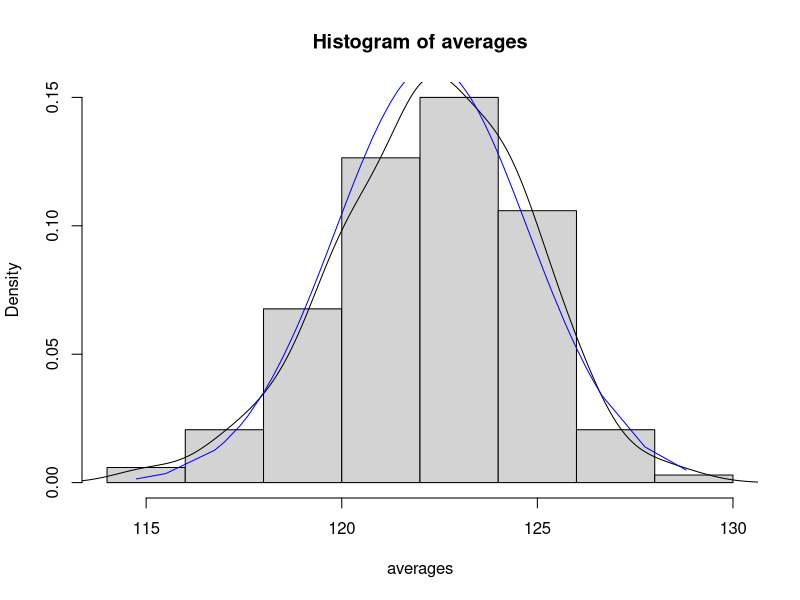
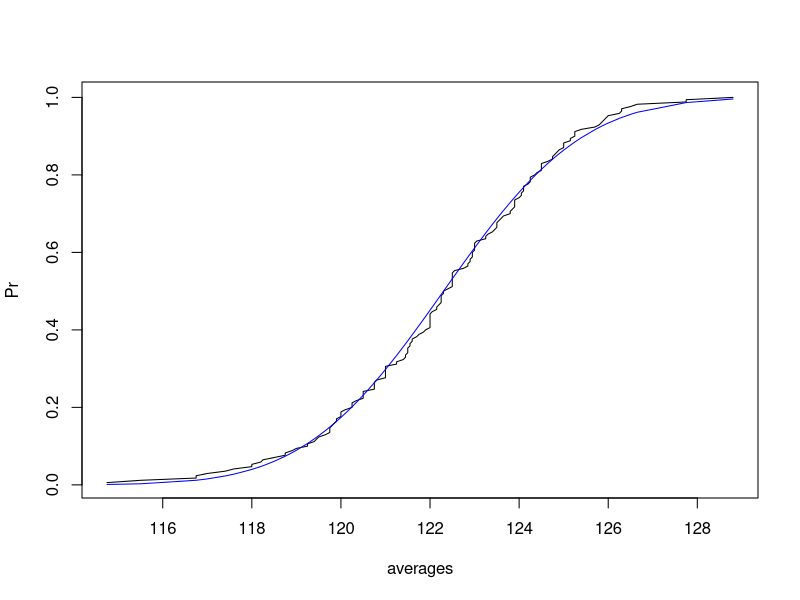
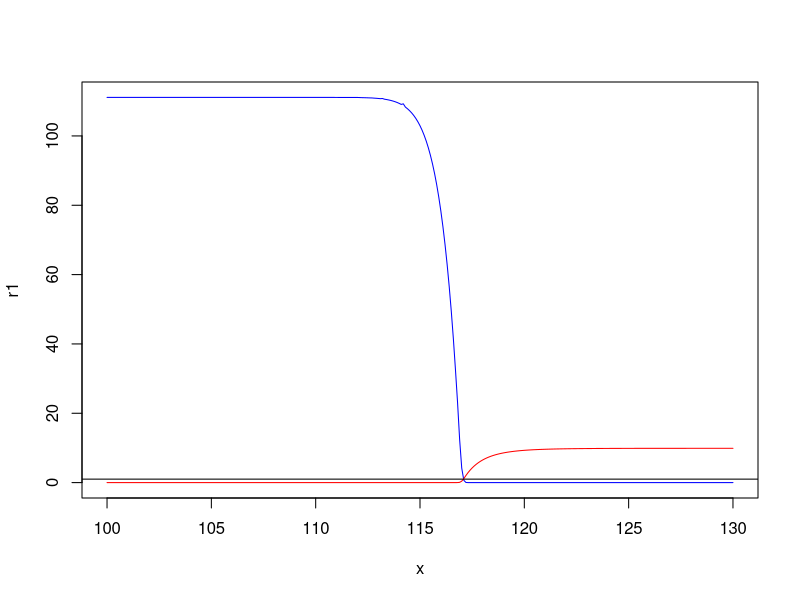

Reproduce these figures in R, in order.
## ---- chunk 1
rm(list=ls())
df <- read.csv("93.csv", dec = ',', sep = ';', header = F)

# df <- df[df$V1>=quantile(df$V1, probs = 0.1) & df$V1<=quantile(df$V1, probs = 0.9)
#           & df$V2>=quantile(df$V2, probs = 0.1) & df$V2<=quantile(df$V2, probs = 0.9),]

I <- nrow(df)
K <- ncol(df)

averages <- apply(df, 1, mean)

mu <- mean(averages)

varx <- mean(apply(df, 1, var))
vartheta <- sum((averages-mean(averages))^2)/(I-1)-varx/2

## ---- chunk 2
library("nortest")
ad.test(averages)


tmp <- sort(averages)
{hist(averages, freq = F)
lines(density(averages))
lines(tmp, dnorm(tmp, mu, sqrt(vartheta+varx/2)), col='blue')}

{plot(tmp, 1:I/I, type='l', xlab = 'averages', ylab = 'Pr')
lines(tmp, pnorm(tmp, mu, sqrt(vartheta+varx/2)), col='blue')}
## ---- chunk 3
criterion.min <- function(x, mu, sigma, n) 
  (1-pnorm(x, mean = mu, sd = sigma))^n

criterion.average <- function(x, mu, sigma, n) 
  1-pnorm(x, mean = mu, sd = sigma/sqrt(n))

criterion.reverse <- function(x, mu, sigma, n)
  1-criterion(x, mu, sigma, n)

interprob <- function(c, upperbound, lowerbound, criterion, n)
  return (integrate(function(theta) 
    criterion(c, theta, sqrt(varx), n)*dnorm(theta, mu, sqrt(vartheta)),
     upper = upperbound, lower = lowerbound)$value)

drisk1 <- function(c)
  return (interprob(c, theta0, lowIntegr, criterion, n)/interprob(c, upIntegr, lowIntegr, criterion, n))

drisk0 <- function(c)
  return (interprob(c, upIntegr, theta0, criterion.reverse, n)/interprob(c, upIntegr, lowIntegr, criterion.reverse, n))

## ---- chunk 4
theta0 <- 117
# for computational sake, instead of Inf and -Inf
upIntegr <- 150
lowIntegr <- 100
# bound for drisk1
alpha <- 0.0001 
# bound for drisk0
beta <- 0.1
criterion <- criterion.average
n <- K
c <- uniroot(function(x) drisk1(x)-alpha, c(100, 119), extendInt = 'yes', tol = 10^(-9))$root
drisk0(c)
## ---- chunk 5
while (drisk0(c) > beta){
  n <- n+1
  c <- uniroot(function(x) drisk1(x)/alpha-drisk0(x)/beta, c(115, 130), extendInt = 'yes', tol = 10^(-9))$root
  cat(drisk0(c),'\n')
}

{
x <- seq(100, 130, .1)
r1 <- sapply(x, function(x) drisk1(x)/alpha)
r0 <- sapply(x, function(x) drisk0(x)/beta)
plot(x, r1, type = 'l', col = 'blue')
lines(x, r0, col = 'red')
abline(h=1)
}
